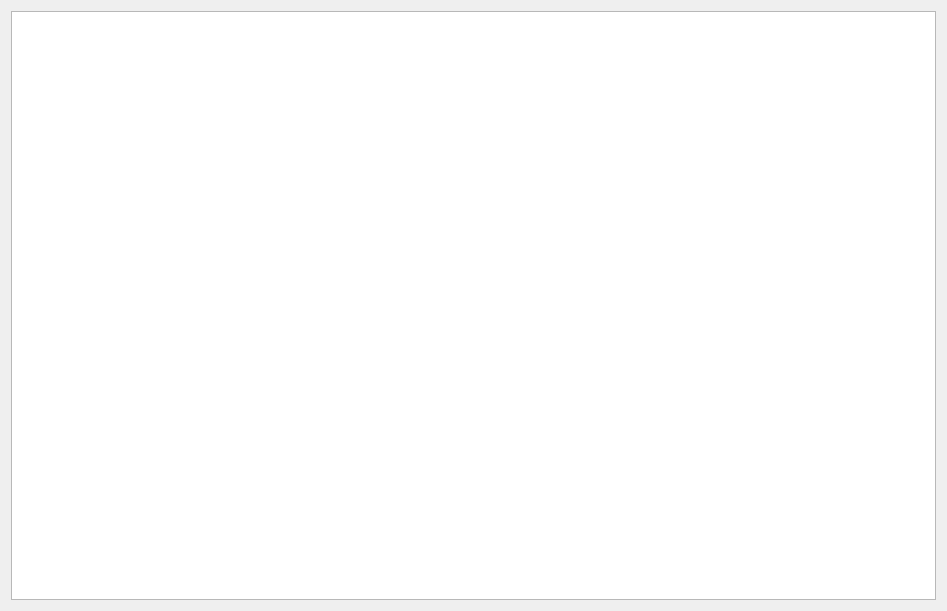
<?xml version="1.0" encoding="UTF-8"?>
<ui version="4.0">
 <class>Ui_Help</class>
 <widget class="QDialog" name="Ui_Help">
  <property name="geometry">
   <rect>
    <x>0</x>
    <y>0</y>
    <width>947</width>
    <height>611</height>
   </rect>
  </property>
  <property name="windowTitle">
   <string>PgVersion Help</string>
  </property>
  <layout class="QGridLayout" name="gridLayout">
   <item row="0" column="0">
    <widget class="QTextBrowser" name="textBrowser"/>
   </item>
  </layout>
 </widget>
 <resources/>
 <connections/>
</ui>
